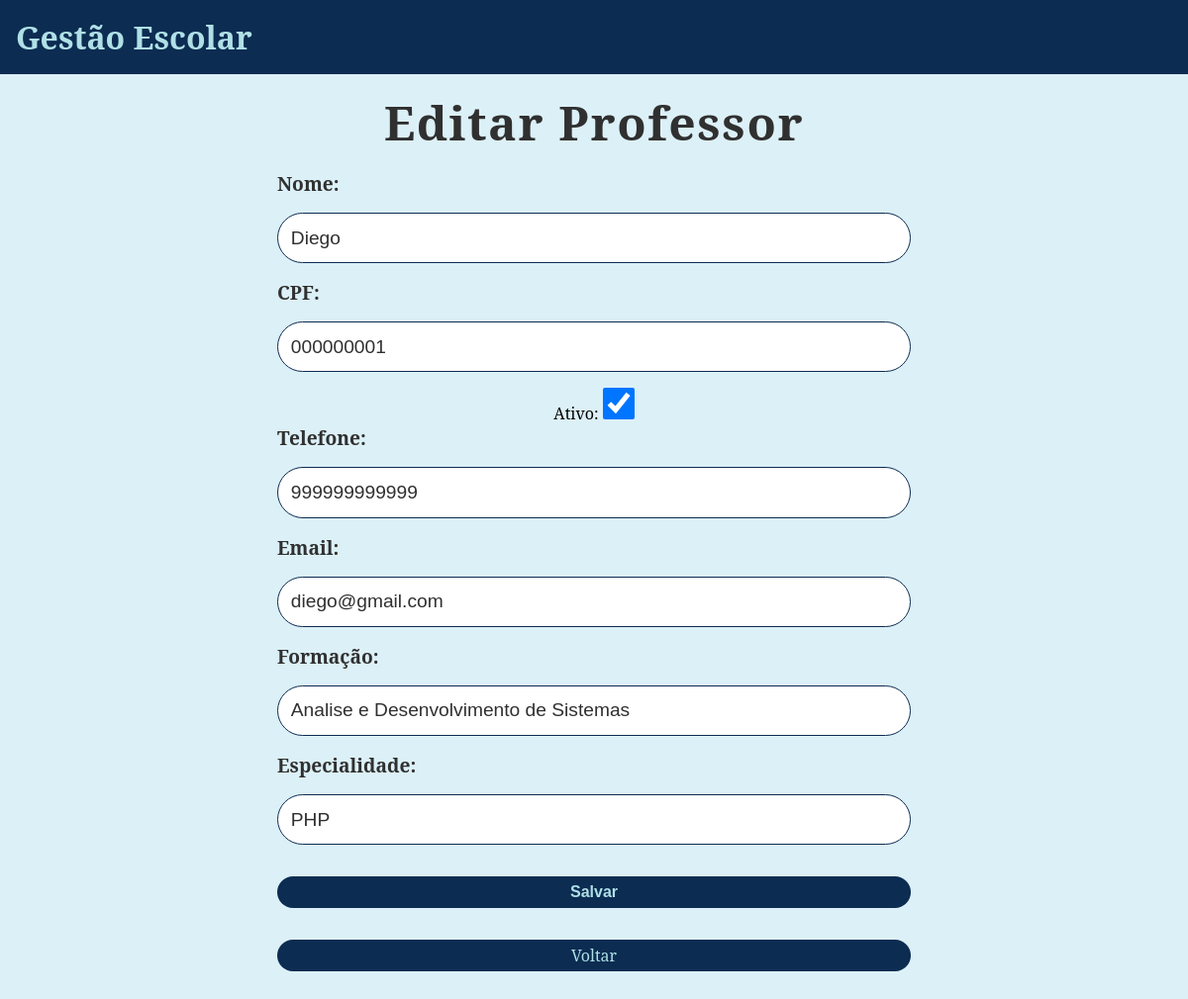
The app's page /editar/professor/9 with its own data.
### tables this page shows
CREATE TABLE Professores (Matricula INTEGER PRIMARY KEY AUTOINCREMENT, Nome VARCHAR (255) NOT NULL, CPF VARCHAR (11) NOT NULL UNIQUE, Ativo BOOLEAN DEFAULT (1), Telefone VARCHAR (11), Email VARCHAR (255), Formacao VARCHAR (255), Especialidade VARCHAR (255));

### index.py (the view, shortened to what this page needs)
@app.route ("/editar/professor/<matricula>", methods=('GET','POST'))
def editar_profesor(matricula):
    professor = Professor.listaProfessorMatricula (matricula = matricula)
    return render_template("editar_professor.html", professor=professor)

### professor.py (called while the page is built)
    @classmethod
    def listaProfessorMatricula(cls, matricula):
            conexao = sqlite3.connect("gestao_escolar.db")
            cursor = conexao.cursor()
            sql = f"""
                SELECT * FROM Professores WHERE matricula = '{matricula}'
            """
            cursor.execute(sql)
            listaProfessor = cursor.fetchone()
            conexao.close()
            return listaProfessor

### templates/editar_professor.html
{% extends "base.html" %}
{% block conteudo %}
<div class="conteudo-principal">
    <h2>Editar Professor</h2>
    <div class="conteudo-formulario">
        <form method="post">
            <div class="campos-formulario">
                <label for="nome_professor">Nome:</label>
                <input name="nome_professor" id="nome_professor" type="text" value="{{ professor[1] }}" required/>
            </div>
            <div class="campos-formulario">
                <label for="txt_cpf">CPF:</label>
                <input name="txt_cpf" id="txt_cpf" type="text" value="{{ professor[2] }}" required/>
            </div>
            <div class="checkbox">
                <label for="ativo_professor">Ativo:</label>
                {% if professor[3] == 1 %}
                <input name="txt_ativo" id="txt_ativo" type="checkbox" checked >
                {% else %}
                <input name="txt_ativo" id="txt_ativo" type="checkbox" >
                {% endif %}
            </div>
            <div class="campos-formulario">
                <label for="txt_telefone">Telefone:</label>
                <input name="txt_telefone" id="txt_telefone" type="text" value="{{ professor[4] }}" />
            </div>
            <div class="campos-formulario">
                <label for="txt_email">Email:</label>
                <input name="txt_email" id="txt_email" type="email" value="{{ professor[5] }}" required/>
            </div>
            <div class="campos-formulario">
                <label for="txt_formacao">Formação:</label>
                <input name="txt_formacao" id="txt_formacao" type="text" value="{{ professor[6] }}" />
            </div>
            <div class="campos-formulario">
                <label for="txt_especialidade">Especialidade:</label>
                <input name="txt_especialidade" id="txt_especialidade" type="text" value="{{ professor[7] }}" />
            </div>
            <button type="submit">Salvar</button>
        </form>
        <a href="/listar/professores" class="botao-primario">Voltar</a>
    </div>
</div>
{% endblock %}

### static/css/style.css (style rules this page uses)
:root { --azul-claro: rgb(220, 240, 247); --azul-escuro: rgb(12, 44, 82); --preto: rgb(48, 48, 48); --azul-normal: rgb(94, 157, 200); --palegreen: palegreen; --powderblue: powderblue; }
* { margin: 0; padding: 0; box-sizing: border-box; }
body { font-family: 'Noto Serif', serif; background: var(--azul-claro); }
a { text-decoration: none; }
.botao-primario { display: flex; background-color: var(--azul-escuro); color: var(--powderblue); width: 100%; border-radius: 3rem; text-align: center; justify-content: center; align-items: center; }
main .conteudo-principal { text-align: center; display: flex; justify-content: center; flex-direction: column; align-items: center; margin-bottom: 2rem; }
main .conteudo-principal h2 { margin: 1rem 0 1rem 0; font-size: 3rem; color: var(--preto); letter-spacing: .1rem; }
main .conteudo-principal .conteudo-formulario { width: 40rem; }
main .conteudo-principal .conteudo-formulario .campos-formulario { display: flex; flex-direction: column; }
main .conteudo-principal .conteudo-formulario .campos-formulario label { font-size: 1.2rem; font-weight: 700; color: var(--preto); text-align: left; }
main .conteudo-principal .conteudo-formulario .campos-formulario input { width: 100%; height: 3.2rem; border-radius: 2rem; margin: 1rem 0 1rem 0; padding: .8rem; color: var(--preto); font-size: 1.2rem; border: 1px solid var(--azul-escuro); }
main .conteudo-principal .conteudo-formulario button { background: var(--azul-escuro); color: var(--powderblue); width: 100%; height: 2rem; display: flex; text-align: center; justify-content: center; align-items: center; border-radius: 3rem; margin: 1rem 0 2rem 0; border: none; font-size: 1rem; font-weight: 700; cursor: pointer; }
main .conteudo-principal .conteudo-formulario .botao-primario { height: 2rem; font-size: 1rem; font-weight: 400; }
main .conteudo-principal .conteudo-formulario input[type=checkbox] { width: 2rem; height: 2rem; }

### records on screen
Professores: nome_professor "Diego", txt_cpf "000000001", txt_telefone "999999999999", txt_email "diego@gmail.com", txt_formacao "Analise e Desenvolvimento de Sistemas", txt_especialidade "PHP"
